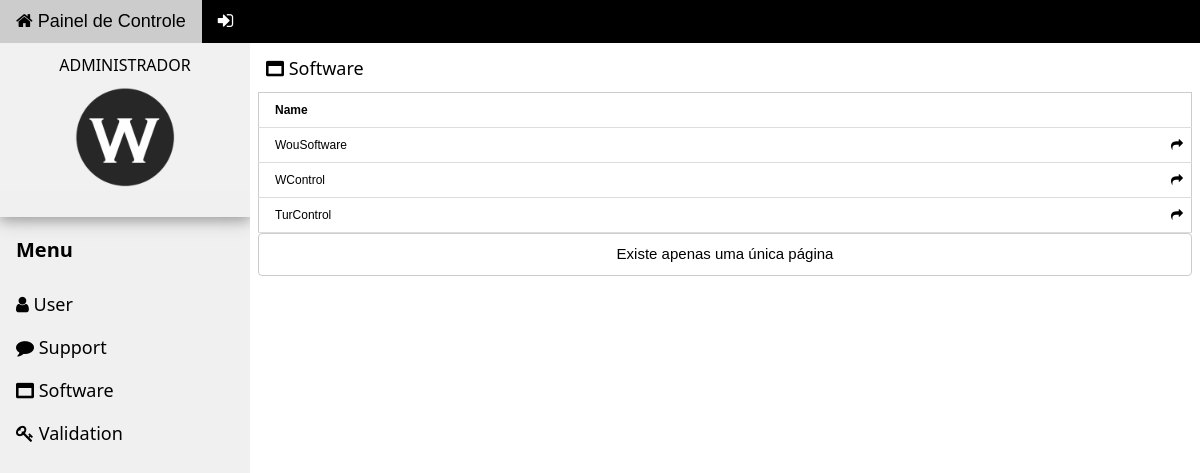
The page /system/admin/software/ (signed in) on the database its author committed.
### tables this page shows
CREATE TABLE IF NOT EXISTS `desktop_software` (
`id_desktop_software` int(11) NOT NULL,
  `desktop_software_attribute` varchar(45) DEFAULT NULL,
  `desktop_software_description` varchar(45) DEFAULT NULL,
  `desktop_software_status` varchar(45) DEFAULT NULL,
  `desktop_software_version` varchar(45) DEFAULT NULL,
  `desktop_software_message` varchar(45) DEFAULT NULL,
  `desktop_software_link` varchar(45) DEFAULT NULL,
  `desktop_software_value` varchar(45) DEFAULT NULL
);

### system/admin/software/index.php (the view, shortened to what this page needs)
<?php
	$sql_res=mysql_query("SELECT * FROM desktop_software");
	$contador=mysql_num_rows($sql_res);
	if(empty($_GET['pag'])){
		$pag=1;
	}else{
		$pag = "$_GET[pag]";}
	if($pag >= '1'){
 		$pag = $pag;
	}else{
		$pag = '1';
	}
	$maximo=10;
	$inicio = ($pag * $maximo) - $maximo;
	$paginas=ceil($contador/$maximo);
?>
<!DOCTYPE html>
<html>
<head>
<link rel="stylesheet" href="../../../layout/w3css/4/w3.css">
<link rel="stylesheet" href="../../../layout/lib/w3-theme-black.css">
<link rel="stylesheet" href="../../../layout/css/font-awesome.min.css">
</head>
<body>
<div class="w3-top">
  <div class="w3-bar w3-theme w3-top w3-left-align w3-large">
     <a href="../../admin/" class="w3-bar-item w3-button"><i class="fa fa-home"></i> Painel de Controle </a>
	 <a href="../../logout.php" class="w3-bar-item w3-button"><i class="fa fa-sign-in"></i></a>
  </div>
</div>
<nav class="w3-sidebar w3-bar-block w3-collapse w3-large w3-theme-l5 w3-animate-left" style="z-index:3;width:250px;margin-top:43px;" id="mySidebar">
   <div class="w3-card-4" style="width:100%">
    <header class="w3-container w3-light-grey">
	   <center><i class="glyphicon glyphicon-user"></i><h6><?php echo $_SESSION['system_user_name']; ?> </h6></center>
<center><img src="../../../layout/images/WouSoftware.png" alt="Avatar" style="width:100px"></center>
    </header>
	<br/>
  </div>
  <h4 class="w3-bar-item"><b>Menu</b></h4>
<h5><a class="w3-bar-item w3-button w3-hover-black" href="../user/"><i class="fa fa-user"></i>  User</a>
	<a class="w3-bar-item w3-button w3-hover-black" href="../support/"><i class="fa fa-comment"></i>  Support</a>
	<a class="w3-bar-item w3-button w3-hover-black" href="../software/"><i class="fa fa-window-maximize"></i>  Software</a>
	<a class="w3-bar-item w3-button w3-hover-black" href="../validation/"><i class="fa fa-key"></i>  Validation</a></h5>
</nav>
<div class="w3-main" style="margin-left:250px">
  <div class="w3-row">
	<header class="w3-container" style="padding-top:45px">
    <h5><i class="fa fa-window-maximize"></i>  Software</h5>
	</header>
  <div class="w3-row-padding w3-margin-bottom">
		<table class="w3-table w3-small w3-bordered w3-responsive w3-border">
			<tr>
				<td><b>Name</b></td>
				<td align='right' width="25"><b></b></td>
			</tr>
			<?php
				$sql="SELECT * FROM desktop_software ORDER BY id_desktop_software DESC LIMIT $inicio, $maximo";
				$resultados = mysql_query($sql)
				or die (mysql_error());
				while ($res=mysql_fetch_array($resultados)) {
				$id = $res[id_desktop_software];
				$nome = $res[desktop_software_attribute];
			?>
			<tr>
				<td><?php echo $nome ?></td>
				<td><a href='profile.php?id=<?php echo $id; ?>'><i class="fa fa-share"></i></a></td>
			</tr>
			<?php } ?>
		</table >
		<table class="w3-bar w3-border w3-round w3-center">
			<tr>
			<?php
				if($contador<=$maximo){
					echo "<td><a class='w3-center'>Existe apenas uma única página</a></td>";
				}
				else{
					for($i=1;$i<=$paginas;$i++){
						if($pag==$i){
						}else{
						}
					}
				}
			?>
		</tr>
		</table>
  </div>
  </div>
</div>
</body>
</html>

### layout/w3css/4/w3.css (style rules this page uses)
*,*:before,*:after { box-sizing:inherit }
html { -ms-text-size-adjust:100%;-webkit-text-size-adjust:100% }
body { margin:0 }
article,aside,details,figcaption,figure,footer,header,main,menu,nav,section,summary { display:block }
a { background-color:transparent;-webkit-text-decoration-skip:objects }
img { border-style:none }
html,body { font-family:Verdana,sans-serif;font-size:15px;line-height:1.5 }
html { overflow-x:hidden }
h4 { font-size:20px }
h5 { font-size:18px }
h6 { font-size:16px }
h1,h2,h3,h4,h5,h6 { font-family:"Segoe UI",Arial,sans-serif;font-weight:400;margin:10px 0 }
img { margin-bottom:-5px }
a { color:inherit }
.w3-table,.w3-table-all { border-collapse:collapse;border-spacing:0;width:100%;display:table }
.w3-bordered tr,.w3-table-all tr { border-bottom:1px solid #ddd }
.w3-table td,.w3-table th,.w3-table-all td,.w3-table-all th { padding:8px 8px;display:table-cell;text-align:left;vertical-align:top }
.w3-table th:first-child,.w3-table td:first-child,.w3-table-all th:first-child,.w3-table-all td:first-child { padding-left:16px }
.w3-btn,.w3-button { border:none;display:inline-block;outline:0;padding:8px 16px;vertical-align:middle;overflow:hidden;text-decoration:none;color:inherit;background-color:inherit;text-align:center;cursor:pointer;white-space:nowrap }
.w3-btn,.w3-button { -webkit-touch-callout:none;-webkit-user-select:none;-khtml-user-select:none;-moz-user-select:none;-ms-user-select:none;user-select:none }
.w3-sidebar { height:100%;width:200px;background-color:#fff;position:fixed!important;z-index:1;overflow:auto }
.w3-main,#main { transition:margin-left .4s }
.w3-bar { width:100%;overflow:hidden }
.w3-bar .w3-bar-item { padding:8px 16px;float:left;width:auto;border:none;outline:none;display:block }
.w3-bar .w3-button { white-space:normal }
.w3-bar-block .w3-bar-item { width:100%;display:block;padding:8px 16px;text-align:left;border:none;outline:none;white-space:normal;float:none }
.w3-responsive { overflow-x:auto }
.w3-container:after,.w3-container:before,.w3-panel:after,.w3-panel:before,.w3-row:after,.w3-row:before,.w3-row-padding:after,.w3-row-padding:before, .w3-cell-row:before,.w3-cell-row:after,.w3-clear:after,.w3-clear:before,.w3-bar:before,.w3-bar:after { content:"";display:table;clear:both }
@media (min-width:993px) { .w3-sidebar.w3-collapse { display:block!important } }
.w3-top,.w3-bottom { position:fixed;width:100%;z-index:1 }
.w3-top { top:0 }
.w3-round,.w3-round-medium { border-radius:4px }
.w3-row-padding,.w3-row-padding>.w3-half,.w3-row-padding>.w3-third,.w3-row-padding>.w3-twothird,.w3-row-padding>.w3-threequarter,.w3-row-padding>.w3-quarter,.w3-row-padding>.w3-col { padding:0 8px }
.w3-container,.w3-panel { padding:0.01em 16px }
.w3-card-4,.w3-hover-shadow:hover { box-shadow:0 4px 10px 0 rgba(0,0,0,0.2),0 4px 20px 0 rgba(0,0,0,0.19) }
.w3-animate-left { position:relative;animation:animateleft 0.4s }
.w3-small { font-size:12px!important }
.w3-large { font-size:18px!important }
.w3-left-align { text-align:left!important }
.w3-center { text-align:center!important }
.w3-border { border:1px solid #ccc!important }
.w3-margin-bottom { margin-bottom:16px!important }
.w3-light-grey,.w3-hover-light-grey:hover,.w3-light-gray,.w3-hover-light-gray:hover { color:#000!important;background-color:#f1f1f1!important }

### system/admin/software/index.php (style rules this page uses)
img { max-width:100%;height:auto; }

### rows shown on the page
desktop_software: desktop_software_attribute "WouSoftware"
desktop_software: desktop_software_attribute "WControl"
desktop_software: desktop_software_attribute "TurControl"

### other values the page prints
$_SESSION['system_user_name'] "ADMINISTRADOR"
